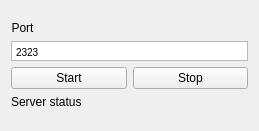
<?xml version="1.0" encoding="UTF-8"?>
<ui version="4.0">
 <class>ServerGUI</class>
 <widget class="QMainWindow" name="ServerGUI">
  <property name="geometry">
   <rect>
    <x>0</x>
    <y>0</y>
    <width>259</width>
    <height>131</height>
   </rect>
  </property>
  <property name="windowTitle">
   <string>MainWindow</string>
  </property>
  <widget class="QWidget" name="centralWidget">
   <layout class="QVBoxLayout" name="verticalLayout_2">
    <item>
     <layout class="QVBoxLayout" name="verticalLayout">
      <item>
       <layout class="QHBoxLayout" name="horizontalLayout">
        <item>
         <layout class="QVBoxLayout" name="verticalLayout_3">
          <item>
           <widget class="QLabel" name="label_3">
            <property name="sizePolicy">
             <sizepolicy hsizetype="Maximum" vsizetype="Maximum">
              <horstretch>0</horstretch>
              <verstretch>0</verstretch>
             </sizepolicy>
            </property>
            <property name="text">
             <string>Port</string>
            </property>
            <property name="alignment">
             <set>Qt::AlignBottom|Qt::AlignHCenter</set>
            </property>
           </widget>
          </item>
          <item>
           <widget class="QTextEdit" name="editPort">
            <property name="maximumSize">
             <size>
              <width>16777215</width>
              <height>20</height>
             </size>
            </property>
            <property name="verticalScrollBarPolicy">
             <enum>Qt::ScrollBarAlwaysOff</enum>
            </property>
            <property name="horizontalScrollBarPolicy">
             <enum>Qt::ScrollBarAlwaysOff</enum>
            </property>
            <property name="html">
             <string>&lt;!DOCTYPE HTML PUBLIC &quot;-//W3C//DTD HTML 4.0//EN&quot; &quot;http://www.w3.org/TR/REC-html40/strict.dtd&quot;&gt;
&lt;html&gt;&lt;head&gt;&lt;meta name=&quot;qrichtext&quot; content=&quot;1&quot; /&gt;&lt;style type=&quot;text/css&quot;&gt;
p, li { white-space: pre-wrap; }
&lt;/style&gt;&lt;/head&gt;&lt;body style=&quot; font-family:'MS Shell Dlg 2'; font-size:7.8pt; font-weight:400; font-style:normal;&quot;&gt;
&lt;p style=&quot; margin-top:0px; margin-bottom:0px; margin-left:0px; margin-right:0px; -qt-block-indent:0; text-indent:0px;&quot;&gt;2323&lt;/p&gt;&lt;/body&gt;&lt;/html&gt;</string>
            </property>
           </widget>
          </item>
         </layout>
        </item>
       </layout>
      </item>
      <item>
       <layout class="QHBoxLayout" name="HLayoutButtons">
        <item>
         <widget class="QPushButton" name="buttonStart">
          <property name="text">
           <string>Start</string>
          </property>
         </widget>
        </item>
        <item>
         <widget class="QPushButton" name="buttonStop">
          <property name="text">
           <string>Stop</string>
          </property>
         </widget>
        </item>
       </layout>
      </item>
      <item>
       <widget class="QLabel" name="lblServerStatus">
        <property name="sizePolicy">
         <sizepolicy hsizetype="Maximum" vsizetype="Maximum">
          <horstretch>0</horstretch>
          <verstretch>0</verstretch>
         </sizepolicy>
        </property>
        <property name="text">
         <string>Server status</string>
        </property>
       </widget>
      </item>
     </layout>
    </item>
   </layout>
  </widget>
 </widget>
 <layoutdefault spacing="6" margin="11"/>
 <resources/>
 <connections/>
</ui>
